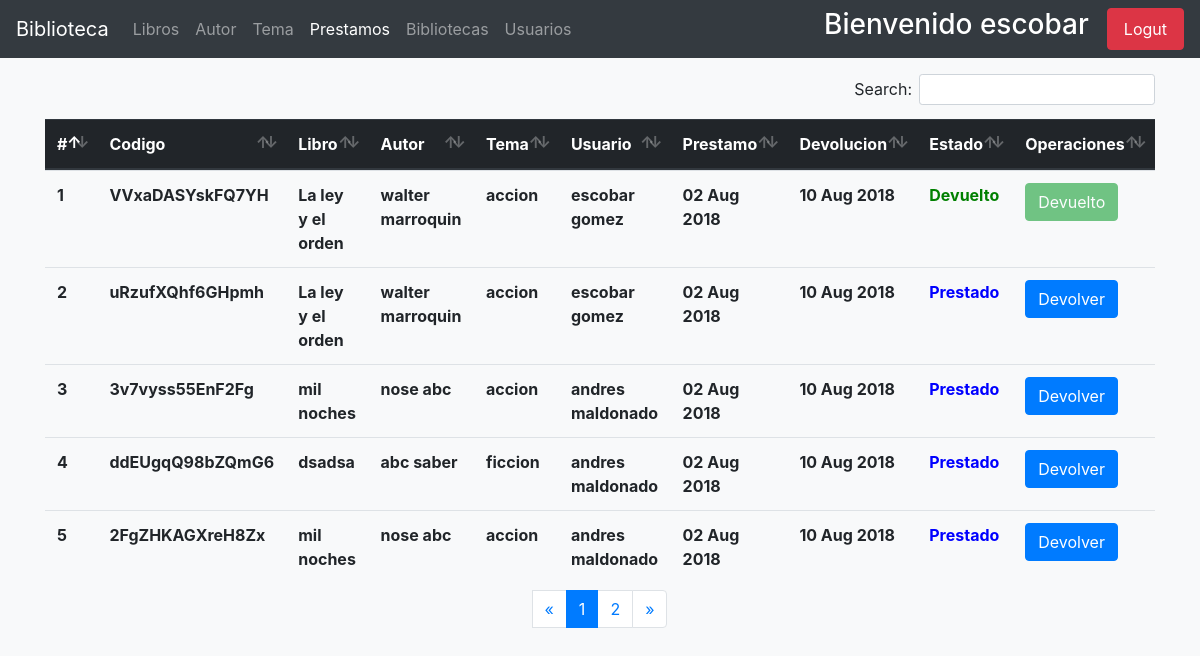
/prestamos/admin-list/ (signed in), run on an earlier commit of the app's database.
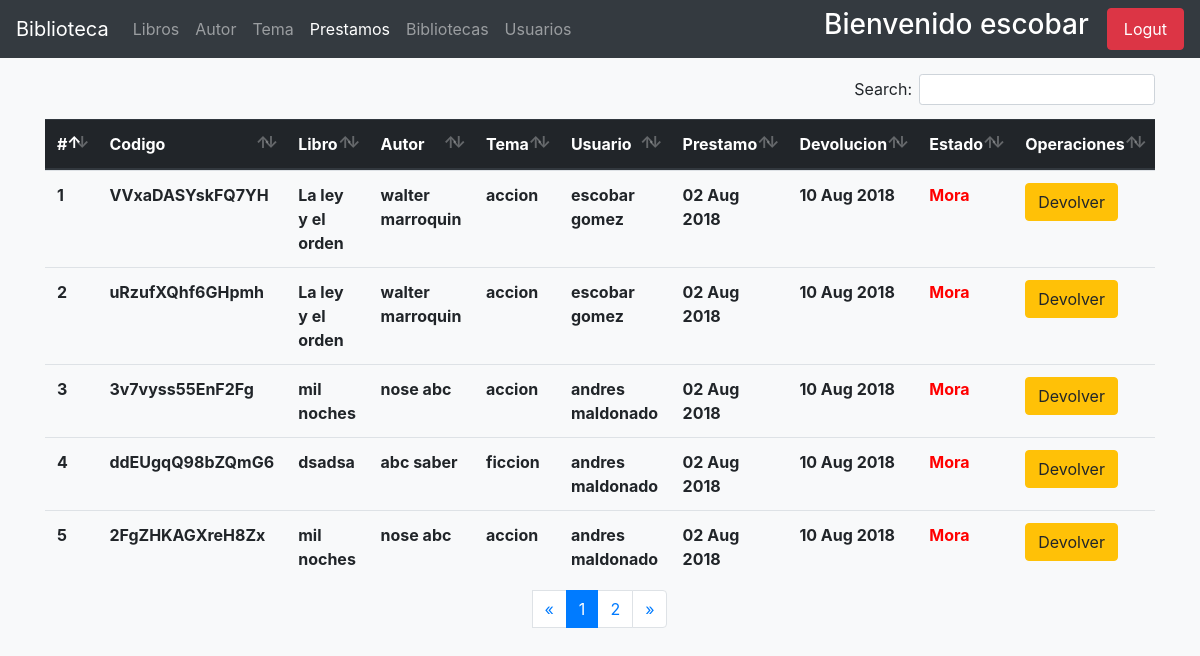
And on a later commit of the database.
### apps/prestamos/models.py (models this page shows, shortened)
class Prestamo(models.Model):
    usuario = models.ForeignKey(get_user_model(), on_delete=models.CASCADE)
    libro = models.ForeignKey(Libros, on_delete=models.PROTECT)
    fecha_prestamo = models.DateField(_('fecha de prestamos'), default=datetime.now())
    fecha_devolucion = models.DateField(_('fecha de devolucion'), default=(datetime.now() + timedelta(days=8)))
    token = models.CharField(max_length=50, unique=True)
    estado = models.PositiveSmallIntegerField(default=1)

### apps/libros/models.py (models this page shows, shortened)
class Libros(models.Model):
    titulo = models.CharField(_('titulo'), max_length=150)
    biblioteca = models.ForeignKey(Biblioteca, on_delete=models.PROTECT, null=True)
    autor = models.ForeignKey(Author, on_delete=models.PROTECT)
    tema = models.ForeignKey(Temas, on_delete=models.PROTECT)
    ubicacion = models.CharField(_('ubicacion'), max_length=200)
    disponibles = models.PositiveIntegerField(_('libros disponibles'), validators=[limit], default=1, )
    fecha_registro = models.DateField(_('Fecha de ingreso'), default=datetime.now())
    class Meta:
        ordering = ['id']
        verbose_name_plural = 'Libros'

### apps/autores/models.py (models this page shows, shortened)
class Author(models.Model):
    nombre = models.CharField(_('nombre'), max_length=150)
    apellido = models.CharField(_('apellido'), max_length=150)
    nacionalidad = models.ForeignKey(Pais, on_delete=models.CASCADE)
    genero = models.BooleanField(_('genero'), default=True, choices=[
        (True, 'masculino'),
        (False, 'femenino')
    ])
    nacimiento = models.DateField(_('fecha de nacimiento'))
    fallecimiento = models.DateField(_('fecha de fallecimiento'),null=True, blank=True)
    fecha_registro = models.DateField(_('fecha de registro'), default=datetime.now())
    def __str__(self):
        return f'{self.nombre} {self.apellido}'

### apps/temas/models.py (models this page shows)
class Temas(models.Model):
    tema = models.CharField(_('tema'), max_length=200)
    fecha_ingreso = models.DateField(_('fecha_ingreso'), default=now())
    class Meta:
        verbose_name_plural = 'Temas'
    def __str__(self):
        return self.tema

### usuarios/models.py (models this page shows, shortened)
class User(AbstractUser):
    email = models.EmailField(unique=True)
    adress = models.CharField(max_length=100 , null=True, blank=True)
    celphone = models.PositiveIntegerField(blank=True, null=True, validators=[MaxValueValidator(99999999)])
    gender = models.BooleanField(default=True, choices = [
        (True, 'Male'),
        (False, 'Female'),
    ])
    birth_date = models.DateField(blank=True, null=True)
    cui = models.PositiveIntegerField(blank=True, null=True, validators=[MaxValueValidator(9999999999999)])
    departamento = models.ForeignKey(Departamento, on_delete=models.PROTECT,blank=True,  null=True)
    municipio = models.ForeignKey(Municipio, on_delete=models.CASCADE, blank=True, null=True)
    zona = models.PositiveIntegerField(_('zona del municipio'), blank=True, null=True)
    escolaridad = models.PositiveIntegerField(_('escolaridad'), default=0, choices=[
        ( 0, 'None' ),
        ( 1, 'Primaria'),
        ( 2,'Basicos'),
        ( 3, 'Diversificado'),
        ( 4, 'Universidad'),
        ( 5, 'Maestria'),
    ])
    establecimiento = models.CharField(_('establecimiento'), max_length=150, blank=True, null=True)
    estado = models.PositiveSmallIntegerField(_('estado'), default=1)
    imagen = models.ImageField(_('perfil'), upload_to='usuarios/avatares/', default='default_avatar.jpg', blank=True, null=True)
    USERNAME_FIELD = 'email'
    REQUIRED_FIELDS = ['username','first_name', 'last_name']

### apps/prestamos/views.py (the view)
# urls.py: path('admin-list/', views.PrestamosAdminView.as_view(), name='prestamo-admin'),
class PrestamosAdminView(AdminMixin, ListView):
    model = Prestamo
    context_object_name = 'Prestamo'
    template_name_suffix = '_list_admin'
    paginate_by = 5

### usuarios/mixins.py (called while the page is built)
def _user_mixin(group_name):
    class Mixin(LoginRequiredMixin, UserPassesTestMixin):
        login_url = reverse_lazy('usuarios:index')
        def test_func(self):
            user = self.request.user
            if user.is_superuser:
                return True
            group = Group.objects.get(name=group_name)
            return group in user.groups.all()
    return Mixin

### apps/prestamos/templates/prestamos/prestamo_list_admin.html (shortened to what the changed rows need)
{% extends "base.html" %}
{% block content %}
<div class="container mt-3" style="height: 350px;">
    <div class="table-responsive">
    <table class="table table-hover" id="table-controller">
        <thead class="thead-dark">
            <tr>
                <th scope="col"> # </th>
                <th scope="col"> Codigo </th>
                <th scope="col"> Libro </th>
                <th scope="col"> Autor </th>
                <th scope="col"> Tema </th>
                <th scope="col"> Usuario </th>
                <th scope="col"> Prestamo </th>
                <th scope="col"> Devolucion </th>
                <th scope="col">  Estado</th>
                <th scope="col"> Operaciones</th>
            </tr>
            <tbody>
                {% for prestamo in Prestamo %}
                    <tr>
                        <th scope="col"> {{ forloop.counter }} </th>
                        <th> {{ prestamo.token }} </th>
                        <th> {{ prestamo.libro.titulo }} </th>
                        <th> {{ prestamo.libro.autor }} </th>
                        <th> {{ prestamo.libro.tema }} </th>
                        <th> {{ prestamo.usuario.first_name }}  {{prestamo.usuario.last_name}} </th>
                        <th> {{ prestamo.fecha_prestamo|date:"d M Y" }} </th>
                        <th> {{ prestamo.fecha_devolucion|date:"d M Y" }} </th>
                        {% if prestamo.estado == 1 %}
                        <th style="color: blue;"> Prestado </th>
                        <th> <a href="{% url 'prestamos:devolver' prestamo.id %}" class="btn btn-primary"> Devolver </a> </th>
                        </tr>
                        {% endif %}
                        {% if prestamo.estado == 2 %}
                        <th style="color: red;"> Mora </th>
                        <th> <a class="btn btn-warning" > Devolver </a> </th>
                        </tr>
                        {% endif %}
                        {% if prestamo.estado == 3 %}
                        <th style="color: green;"> Devuelto </th>
                        <th> <a class="btn btn-success disabled" style="color: white;"> Devuelto</a> </th>
                        </tr>
                        {% endif %}
                {% endfor %}
            </tbody>
        </thead>
    </table>
    </div>
</div>
{% endblock %}

What changed in the data, as far as the page shows it:
changed Prestamo "VVxaDASYskFQ7YH": estado "Devuelto Devuelto" → "Mora Devolver"
changed Prestamo "uRzufXQhf6GHpmh": estado "Prestado" → "Mora"
changed Prestamo "3v7vyss55EnF2Fg": estado "Prestado" → "Mora"
changed Prestamo "ddEUgqQ98bZQmG6": estado "Prestado" → "Mora"
changed Prestamo "2FgZHKAGXreH8Zx": estado "Prestado" → "Mora"
